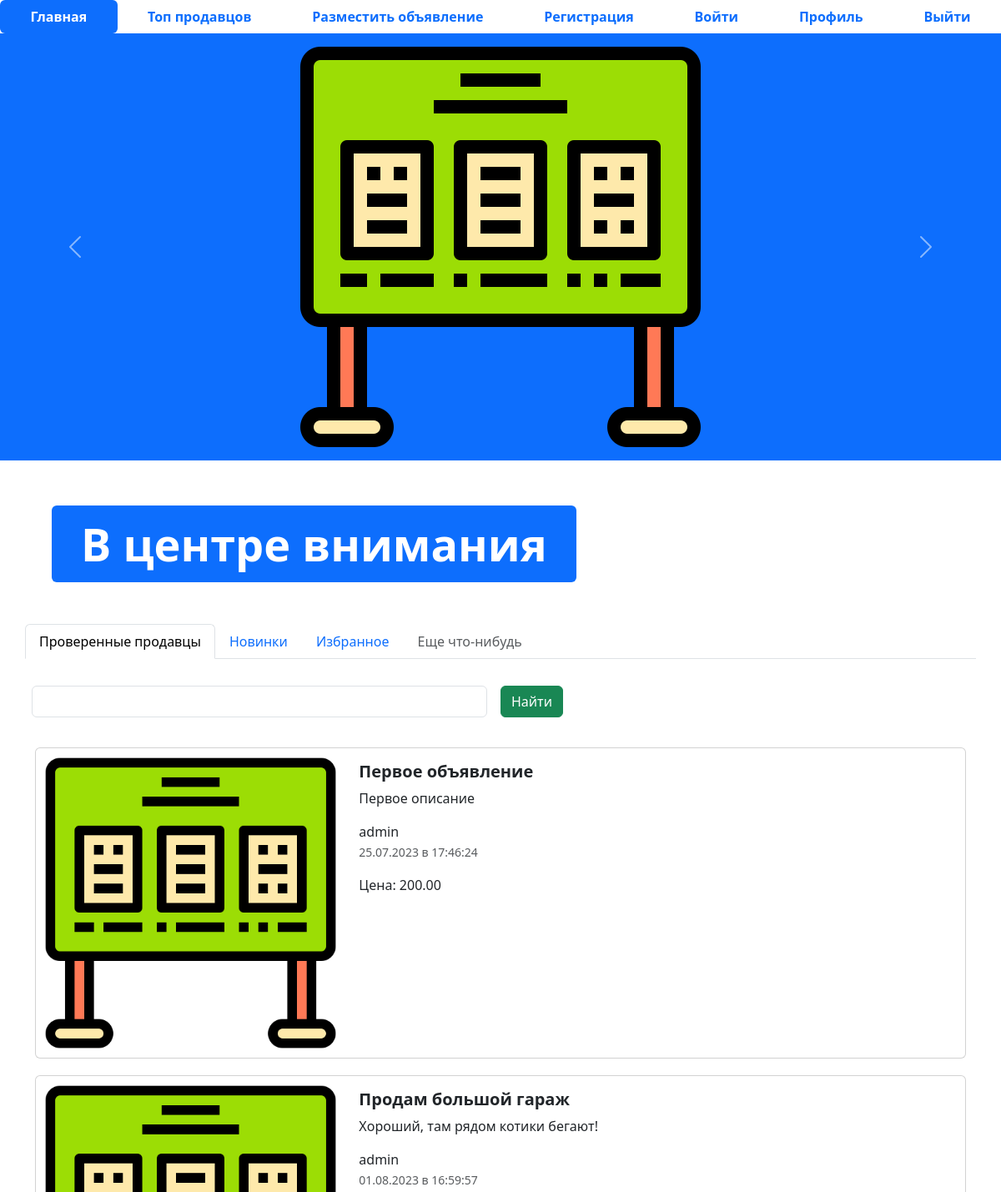
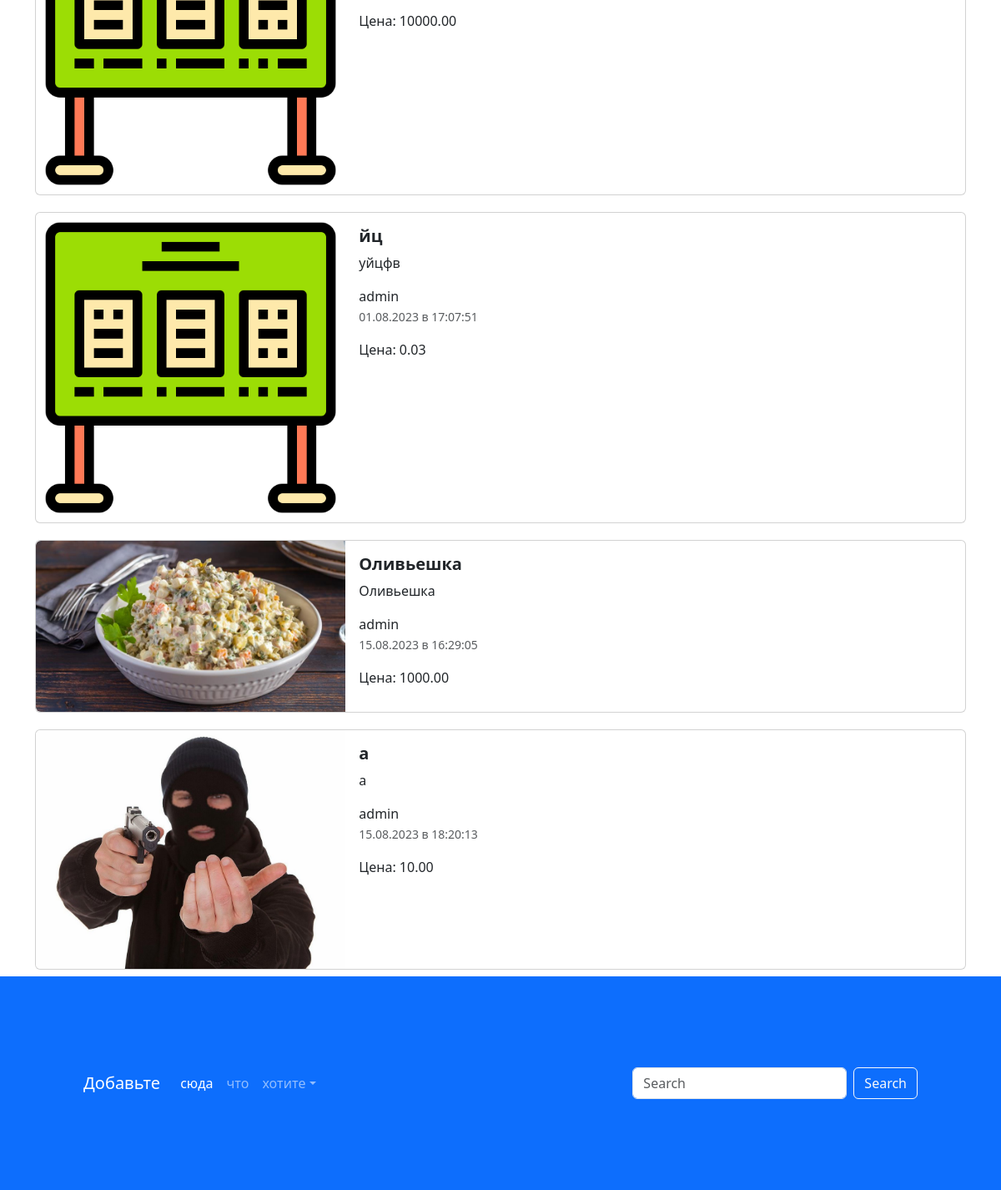
The page / on the database its author committed (2 pictures, top to bottom).
### app_advertisements/models.py (models this page shows, shortened)
class Advertisement(models.Model):
    user = models.ForeignKey(
        User,
        verbose_name="Пользователь",
        on_delete=models.CASCADE
    )
    image = models.ImageField(
        "Изображение",
        upload_to="advertisements/"
    )
    title = models.CharField("Заголовок", max_length=128)
    description = models.TextField("Описание")
    price = models.DecimalField("Цена", max_digits=10, decimal_places=2)
    auction = models.BooleanField("Торг", help_text="Отметьте, если хотите торговаться")
    created_at = models.DateTimeField(auto_now_add=True)
    updated_at = models.DateTimeField(auto_now=True)
    @admin.display(description="Дата создания")
    def created_date(self):
        from django.utils import timezone
        if self.created_at.date() == timezone.now().date():
            created_time = self.created_at.strftime("%H:%M:%S")
            return format_html(
                "<span style='color:green; font-weight:bold;'> Сегодня в {}</span>",
                created_time
            )
        return self.created_at.strftime("%d.%m.%Y в %H:%M:%S")
    class Meta:
        db_table = 'advertisements'

### app_advertisements/views.py (the view)
# urls.py: path('', index, name='main-page'),
def index(request):
    adv = Advertisement.objects.all()
    context = {'advertisements': adv}
    return render(request, 'index.html', context)

### templates/index.html (shortened to what this page needs)
{% extends 'base.html' %}
{% load static %}
{% block content %}
<ul class="nav nav-pills sticky-top bg-white nav-fill">
  <li class="nav-item">
    <a class="nav-link active" aria-current="page" href="/">
      <span style="font-weight: bold;">Главная</span>
    </a>
  </li>
  <li class="nav-item">
    <a class="nav-link" href="{% url 'top-sellers' %}"><span style="font-weight: bold;">Топ продавцов</span>
    </a>
  </li>
  <li class="nav-item">
    <a class="nav-link" href="{% url 'adv-post' %}">
      <span style="font-weight: bold;">Разместить объявление</span>
    </a>
  </li>
  <li class="nav-item">
    <a class="nav-link" href="register.html">
      <span style="font-weight: bold;">Регистрация</span>
    </a>
  </li>
  <li class="nav-item">
    <a class="nav-link" href="login.html">
      <span style="font-weight: bold;">Войти</span>
    </a>
  </li>
  <li class="nav-item">
    <a class="nav-link" href="profile.html">
      <span style="font-weight: bold;">Профиль</span>
    </a>
  </li>
  <li class="nav-item">
    <a class="nav-link" href="#">
      <span style="font-weight: bold;">Выйти</span>
    </a>
  </li>
</ul>
<div id="carouselExampleControls" class="carousel slide bg-primary" data-bs-ride="carousel">
  <div id="carouselExampleControls" class="carousel slide bg-primary" data-bs-ride="carousel">
    <div class="carousel-inner">
      <div class="carousel-item active">
        <img src="{% static 'img/1.png' %}" class="mx-auto d-block w-33" alt="...">
      </div>
    </div>
  </div>
  <button class="carousel-control-prev" type="button" data-bs-target="#carouselExampleControls" data-bs-slide="prev">
    <span class="carousel-control-prev-icon" aria-hidden="true"></span>
  </button>
  <button class="carousel-control-next" type="button" data-bs-target="#carouselExampleControls" data-bs-slide="next">
    <span class="carousel-control-next-icon" aria-hidden="true"></span>
  </button>
</div>
<div class="container" style="margin: 50px;">
  <div class="display-2">
    <span class="badge bg-primary">В центре внимания</span>
  </div>
</div>
<div class="container">
  <div class="row">
    <ul class="nav nav-tabs bg-white">
      <li class="nav-item">
        <a class="nav-link active" aria-current="page" href="#">Проверенные продавцы</a>
      </li>
      <li class="nav-item">
        <a class="nav-link" href="#">Новинки</a>
      </li>
      <li class="nav-item">
        <a class="nav-link" href="#">Избранное</a>
      </li>
      <li class="nav-item">
        <a class="nav-link disabled" href="#" tabindex="-1" aria-disabled="true">Еще что-нибудь</a>
      </li>
    </ul>
    <form class="row g-3">
      <div class="col-auto w-50">
        <input type="text" class="form-control">
      </div>
      <div class="col-auto">
        <button type="submit" class="btn btn-success mb-3">Найти</button>
      </div>
    </form>
  </div>
  <div class="col">
    {% for adv in advertisements %}
    <div class="card mb-2" style="max-width: 1200px; margin-top: 20px;">
      <div class="row g-0">
        <div class="col-md-4">
          <a href="advertisement.html" class="nav-link">
            <img src="{% if adv.image %}{{ adv.image.url }}{% else %}{% static 'img/1.png' %}{% endif %}" class="img-fluid rounded-start" alt="Card title">
          </a>
        </div>
        <div class="col-md-8">
          <div class="card-body">
            <h5 class="card-title">
              <a href="advertisement.html" class="nav-link"><strong>{{ adv.title }}</strong></a>
            </h5>
            <a href="advertisement.html" class="nav-link">
              <p class="card-text">
                {{ adv.description }}
              </p>
              <span>{{ adv.user }}</span>
              <p class="card-text"><small class="text-muted">{{ adv.created_date }}</small></p>
              <span>Цена: {{ adv.price }}</span>
            </a>
          </div>
        </div>
      </div>
    </div>
    {% endfor %}
  </div>
</div>
<footer style="padding: 100px;" class="bg-primary">
  <nav class="navbar navbar-expand-sm navbar-dark">
    <a class="navbar-brand" href="#">Добавьте</a>
    <div class="collapse navbar-collapse" id="collapsibleNavId">
      <ul class="navbar-nav me-auto mt-2 mt-lg-0">
        <li class="nav-item">
          <a class="nav-link active" href="#" aria-current="page">сюда</a>
        </li>
        <li class="nav-item">
          <a class="nav-link" href="#">что</a>
        </li>
        <li class="nav-item dropdown">
          <a class="nav-link dropdown-toggle" href="#" id="dropdownId" data-bs-toggle="dropdown" aria-haspopup="true"
             aria-expanded="false">хотите</a>
        </li>
      </ul>
      <form class="d-flex my-2 my-lg-0">
        <input class="form-control me-sm-2" type="text" placeholder="Search">
        <button class="btn btn-outline-light my-2 my-sm-0" type="submit">Search</button>
      </form>
    </div>
  </nav>
</footer>
{% endblock %}

### templates/base.html (shortened to what this page needs)
{% load static %}
<!DOCTYPE html>
<html lang="en">
<head>
  <link href="{% static 'css/bootstrap.min.css' %}" rel="stylesheet">
  <link rel="stylesheet" href="css/fontello.css">
</head>
<body>
{% block content %}
{% endblock %}
</body>
</html>

### rows shown on the page
Advertisement: title "Первое объявление", description "Первое описание", user "admin", created_date "25.07.2023 в 17:46:24", price "200.00"
Advertisement: title "Продам большой гараж", description "Хороший, там рядом котики бегают!", user "admin", created_date "01.08.2023 в 16:59:57", price "10000.00"
Advertisement: title "йц", description "уйцфв", user "admin", created_date "01.08.2023 в 17:07:51", price "0.03"
Advertisement: image (picture), title "Оливьешка", description "Оливьешка", user "admin", created_date "15.08.2023 в 16:29:05", price "1000.00"
Advertisement: image (picture), title "а", description "а", user "admin", created_date "15.08.2023 в 18:20:13", price "10.00"
